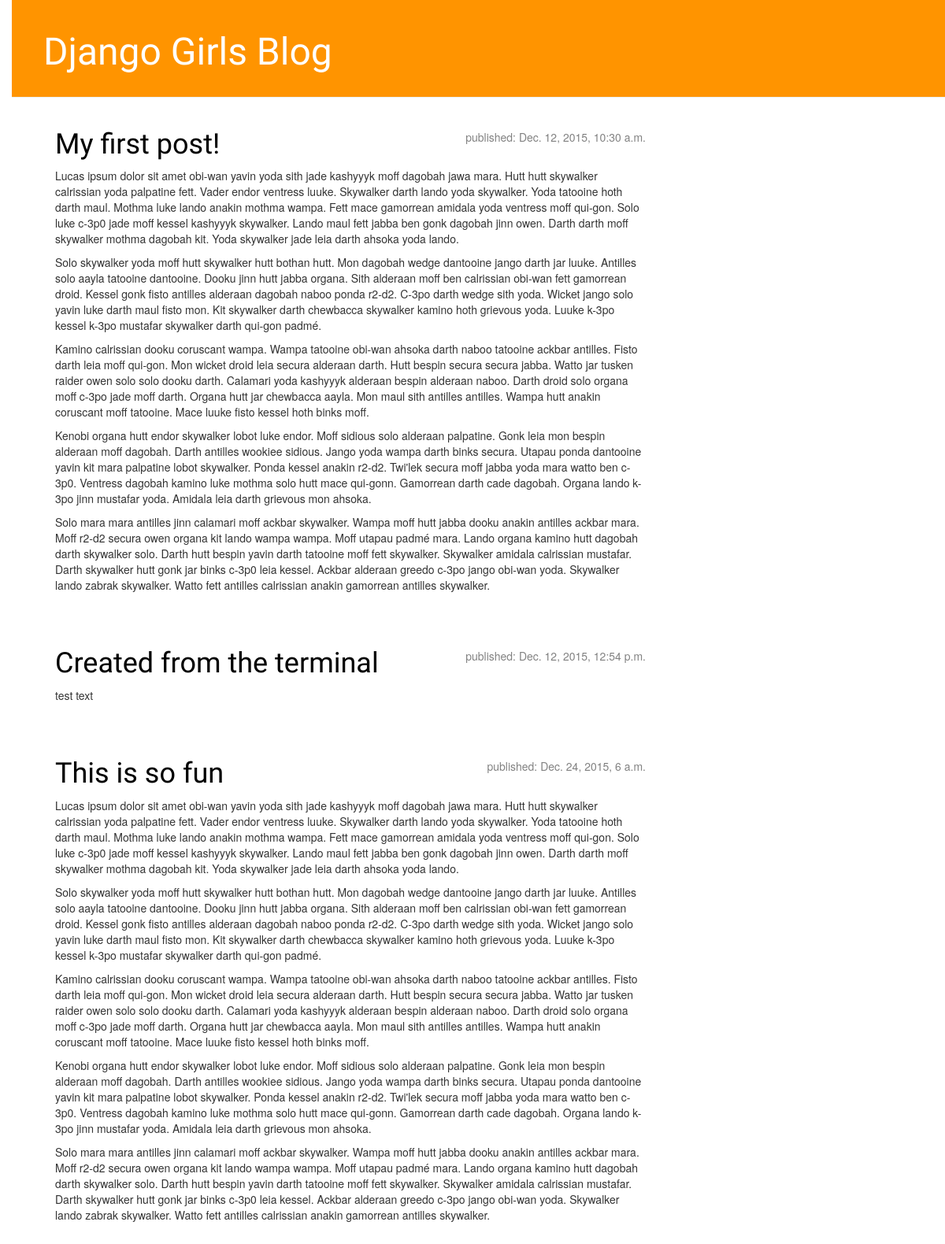
The app's page /, older data.
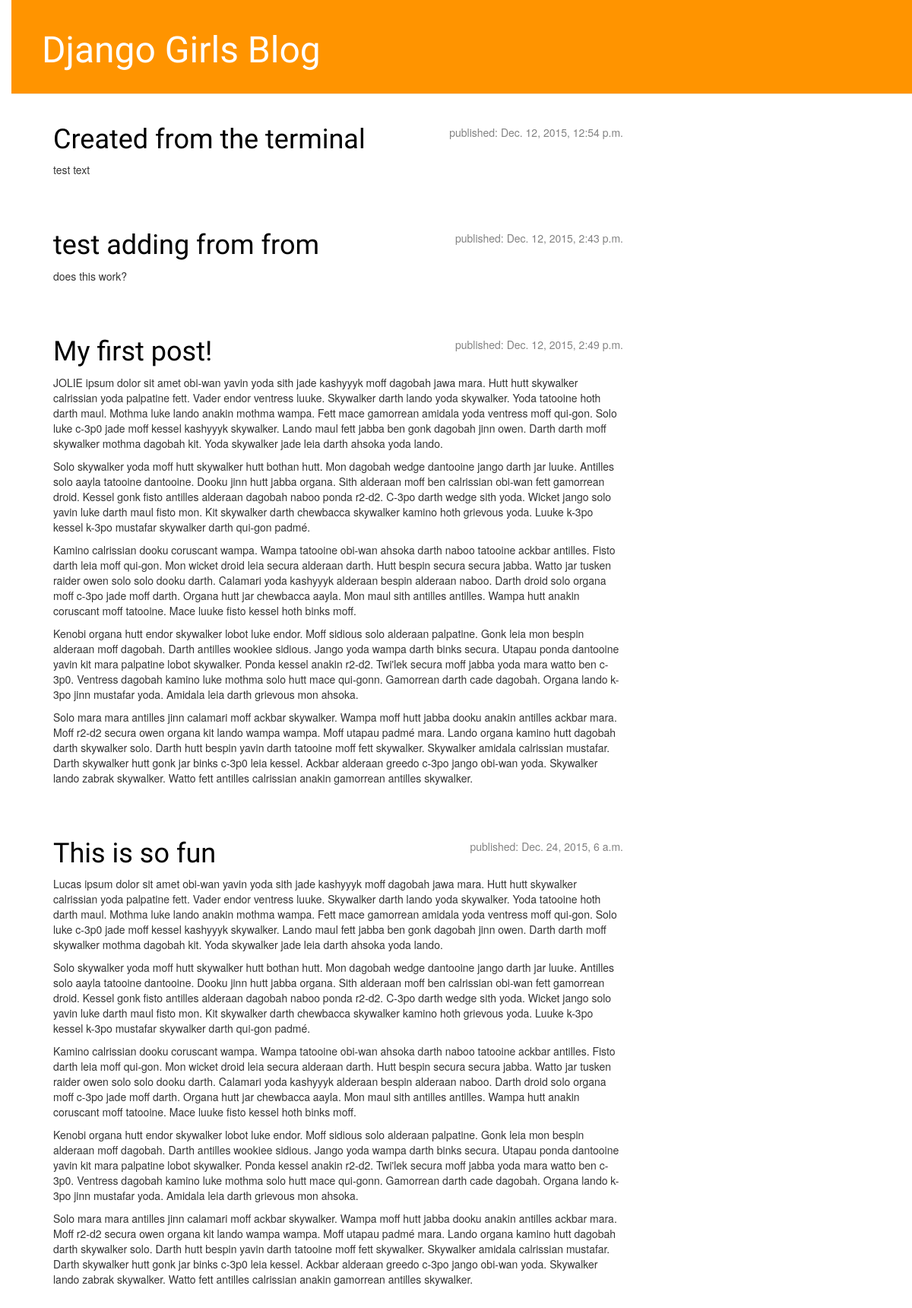
The same page, newer data.
### blog/models.py (models this page shows, shortened)
class Post(models.Model):
    author = models.ForeignKey('auth.User')
    title = models.CharField(max_length=200)
    text = models.TextField()
    created_date = models.DateTimeField(
            default=timezone.now)
    published_date = models.DateTimeField(
            blank=True, null=True)

### blog/views.py (the view)
# urls.py: url(r'^$', views.post_list, name='post_list'),
def post_list(request):
    posts = Post.objects.filter(published_date__lte=timezone.now()).order_by('published_date')
    return render(request, 'blog/post_list.html', {'posts': posts})

### blog/templates/blog/post_list.html
{% extends 'blog/base.html' %}
{% block content %}
  {% for post in posts %}
      <div class="post">
          <div class="date">
              <p>published: {{ post.published_date }}</p>
          </div>
          <h1><a href="{% url 'post_detail' pk=post.pk %}">{{ post.title }}</a></h1>
          <p>{{ post.text|linebreaks }}</p>
      </div>
  {% endfor %}
{% endblock content %}

### blog/templates/blog/base.html (shortened to what this page needs)
{% load staticfiles %}
<html>
  <head>
    <link rel="stylesheet" href="//maxcdn.bootstrapcdn.com/bootstrap/3.2.0/css/bootstrap.min.css">
    <link rel="stylesheet" href="//maxcdn.bootstrapcdn.com/bootstrap/3.2.0/css/bootstrap-theme.min.css">
    <link rel="stylesheet" href="{% static 'css/blog.css' %}">
  </head>
  <body>
    <div class="page-header">
      <h1><a href="/">Django Girls Blog</a></h1>
    </div>
    <div class="content container">
      <div class="row">
        <div class="col-md-8">
        {% block content %}
        {% endblock %}
        </div>
      </div>
    </div>
  </body>
</html>

### blog/static/css/blog.css (style rules this page uses)
h1 a { color: #FCA205; font-family: 'Lobster'; }
body { padding-left: 15px; }
.page-header { background-color: #ff9400; margin-top: 0; padding: 20px 20px 20px 40px; }
.page-header h1, .page-header h1 a, .page-header h1 a:visited, .page-header h1 a:active { color: #ffffff; font-size: 36pt; text-decoration: none; }
.content { margin-left: 40px; }
h1, h2, h3, h4 { font-family: 'Lobster', cursive; }
.date { float: right; color: #828282; }
.post { margin-bottom: 70px; }
.post h1 a, .post h1 a:visited { color: #000000; }

Row changes from the older to the newer data that the page shows:
shown differently, row unchanged: Post "Created from the terminal": moves up the list
added Post: published_date "Dec. 12, 2015, 2:43 p.m.", title "test adding from from", text "does this work?"
changed Post "My first post!": published_date "Dec. 12, 2015, 10:30 a.m." → "Dec. 12, 2015, 2:49 p.m."; text "Lucas ipsum dolor sit amet…" → "JOLIE ipsum dolor sit amet…"
